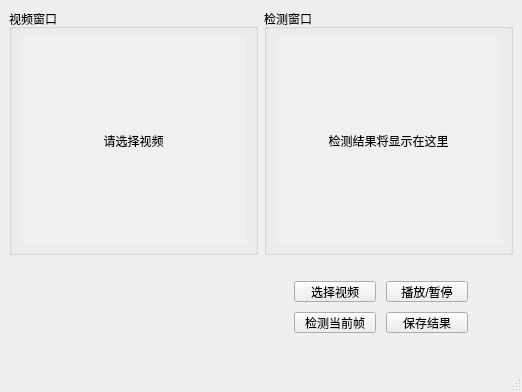
<?xml version="1.0" encoding="UTF-8"?>
<ui version="4.0">
 <class>MainWindow</class>
 <widget class="QMainWindow" name="MainWindow">
  <property name="geometry">
   <rect>
    <x>0</x>
    <y>0</y>
    <width>522</width>
    <height>392</height>
   </rect>
  </property>
  <property name="windowTitle">
   <string>YOLO NPU 目标检测</string>
  </property>
  <widget class="QWidget" name="centralwidget">
   <layout class="QGridLayout" name="gridLayout">
    <item row="0" column="0">
     <layout class="QVBoxLayout" name="verticalLayout_left">
      <item>
       <widget class="QGroupBox" name="groupBox_Video">
        <property name="title">
         <string>视频窗口</string>
        </property>
        <layout class="QVBoxLayout" name="verticalLayout_video">
         <item>
          <widget class="QLabel" name="videoLabel">
           <property name="styleSheet">
            <string notr="true">background-color: #f0f0f0;</string>
           </property>
           <property name="text">
            <string>请选择视频</string>
           </property>
           <property name="alignment">
            <set>Qt::AlignmentFlag::AlignCenter</set>
           </property>
          </widget>
         </item>
        </layout>
       </widget>
      </item>
     </layout>
    </item>
    <item row="0" column="1">
     <layout class="QVBoxLayout" name="verticalLayout_right">
      <item>
       <widget class="QGroupBox" name="groupBox_Detect">
        <property name="title">
         <string>检测窗口</string>
        </property>
        <layout class="QVBoxLayout" name="verticalLayout_detect">
         <item>
          <widget class="QLabel" name="detectLabel">
           <property name="styleSheet">
            <string notr="true">background-color: #f0f0f0;</string>
           </property>
           <property name="text">
            <string>检测结果将显示在这里</string>
           </property>
           <property name="alignment">
            <set>Qt::AlignmentFlag::AlignCenter</set>
           </property>
          </widget>
         </item>
        </layout>
       </widget>
      </item>
     </layout>
    </item>
    <item row="1" column="0">
     <widget class="QWidget" name="widget" native="true">
      <property name="maximumSize">
       <size>
        <width>16777215</width>
        <height>100</height>
       </size>
      </property>
     </widget>
    </item>
    <item row="1" column="1">
     <widget class="QWidget" name="widget_2" native="true">
      <widget class="QWidget" name="">
       <property name="geometry">
        <rect>
         <x>30</x>
         <y>20</y>
         <width>174</width>
         <height>52</height>
        </rect>
       </property>
       <layout class="QVBoxLayout" name="verticalLayout">
        <property name="spacing">
         <number>10</number>
        </property>
        <item>
         <layout class="QHBoxLayout" name="horizontalLayout">
          <property name="spacing">
           <number>10</number>
          </property>
          <item>
           <widget class="QPushButton" name="chooseVideoBtn">
            <property name="text">
             <string>选择视频</string>
            </property>
           </widget>
          </item>
          <item>
           <widget class="QPushButton" name="playBtn">
            <property name="text">
             <string>播放/暂停</string>
            </property>
           </widget>
          </item>
         </layout>
        </item>
        <item>
         <layout class="QHBoxLayout" name="horizontalLayout_2">
          <property name="spacing">
           <number>10</number>
          </property>
          <item>
           <widget class="QPushButton" name="detectBtn">
            <property name="text">
             <string>检测当前帧</string>
            </property>
           </widget>
          </item>
          <item>
           <widget class="QPushButton" name="saveBtn">
            <property name="text">
             <string>保存结果</string>
            </property>
           </widget>
          </item>
         </layout>
        </item>
       </layout>
      </widget>
     </widget>
    </item>
   </layout>
  </widget>
  <widget class="QStatusBar" name="statusbar"/>
 </widget>
 <resources/>
 <connections/>
</ui>
